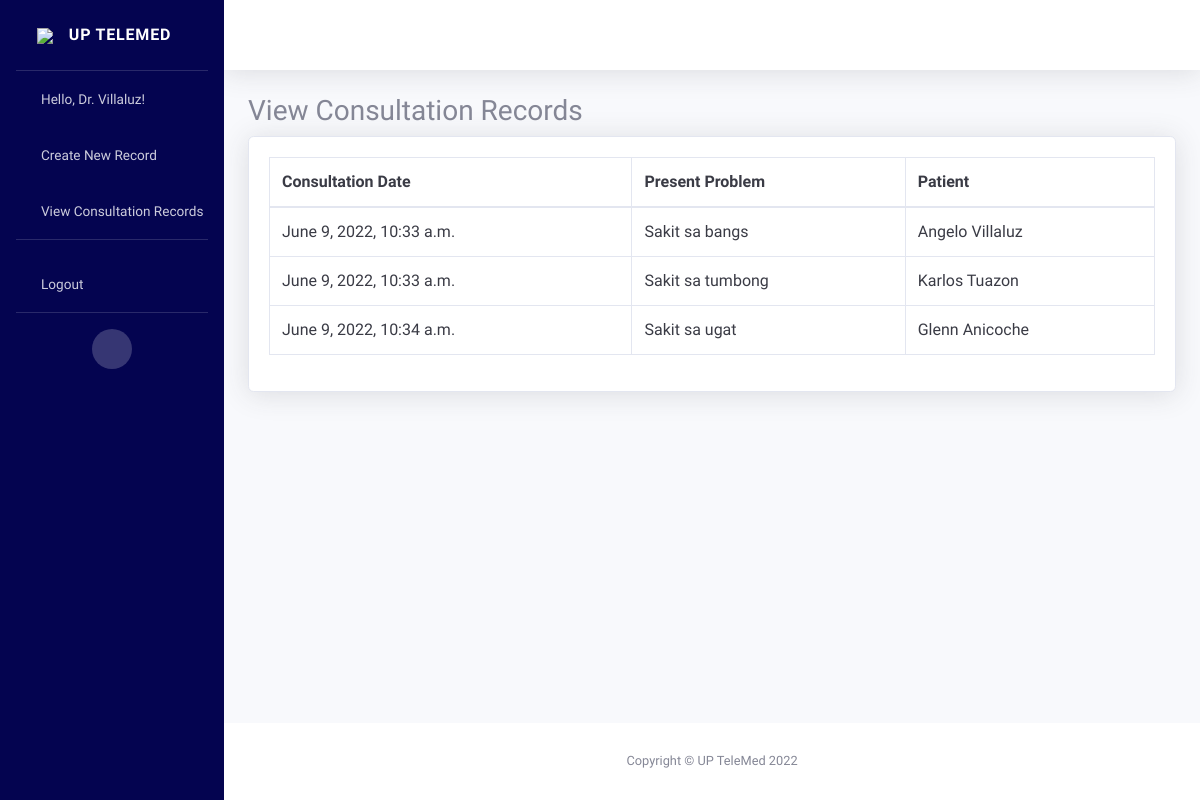
/consultation_record/view-record-doctor (signed in), run on the app's committed database.
### telemedicine/models.py (models this page shows, shortened)
class Doctor(models.Model):
    SEX = (
        ('M', 'Male'),
        ('F', 'Female'),
    )
    user = models.OneToOneField(User, null=True, on_delete=models.CASCADE)
    last_name = models.CharField(max_length=100, null=True)
    first_name = models.CharField(max_length=100, null=True)
    middle_name = models.CharField(max_length=100, null=True, blank=True)
    suffix = models.CharField(max_length=2, null=True, blank=True)
    sex = models.CharField(max_length=1, null=True, choices=SEX)
    birthdate = models.DateField(null=True, blank=True)
    age = models.CharField(max_length=100, null=True, blank=True)
    cell_no = PhoneNumberField(null=True, blank=True)
    specialization = models.CharField(max_length=100, null=True, blank=True)
    hospital_affliations = models.CharField(max_length=500, null=True, blank=True)

class Patient(models.Model):
    SEX = (
        ('M', 'Male'),
        ('F', 'Female'),
    )
    user = models.OneToOneField(User, on_delete=models.CASCADE, null=True, blank=True)
    last_name = models.CharField(max_length=100, null=True)
    first_name = models.CharField(max_length=100, null=True)
    middle_name = models.CharField(max_length=100, null=True, blank=True)
    suffix = models.CharField(max_length=2, null=True, blank=True)
    sex = models.CharField(max_length=1, null=True, choices=SEX)
    birthdate = models.DateField(null=True, blank=True)
    age = models.CharField(max_length=100, null=True, blank=True)
    attending_doctor = models.ForeignKey(Doctor, related_name="docpatient", on_delete=models.CASCADE, null=True, blank=True)
    documents = models.FileField(upload_to='docus/', null=True, blank=True)
    def __str__(self):
        return self.first_name + " " + self.last_name

### consultation_record/models.py (models this page shows, shortened)
class ConsultationRecord(models.Model):
    patient = models.ForeignKey(Patient, on_delete=models.CASCADE, null=True, blank=True)
    doctor = models.ForeignKey(Doctor, on_delete=models.CASCADE, null=True, blank=True)
    consultation_date = models.DateTimeField(null=True, blank=True)
    p_address = models.CharField(max_length=100, null=True, blank=True)
    landline = models.CharField(max_length=100, null=True, blank=True)
    mobile = PhoneNumberField(max_length=100, null=True, blank=True)
    email = models.EmailField(max_length=256, null=True, blank=True)
    curr_med = models.CharField(max_length=100, null=True, blank=True)
    temp = models.CharField(max_length=100, null=True, blank=True)
    allergies = models.CharField(max_length=100, null=True, blank=True)
    pres_prob = models.CharField(max_length=100, null=True, blank=True)
    assessments = models.CharField(max_length=100, null=True, blank=True)
    plan = models.CharField(max_length=100, null=True, blank=True)
    nxt_cons_date = models.DateField(null=True, blank=True)
    link = models.CharField(max_length=100, null=True, blank=True)
    document = models.FileField(upload_to='docus/', null=True, blank=True)
    prescriptions = models.FileField(upload_to='docus/', null=True, blank=True)

### consultation_record/decorators.py (the view)
		def wrapper_func(request, *args, **kwargs):
			group = None
			if request.user.groups.exists():
				group = request.user.groups.all()[0].name
			if group in allowed_roles:
				return view_func(request, *args, **kwargs)
			else:
				return HttpResponse('You are not authorized to view this page')

### consultation_record/templatetags/auth_extras.py (called while the page is built)
@register.filter(name='has_group')
def has_group(user, group_name):
    group = Group.objects.get(name=group_name)
    return True if group in user.groups.all() else False

### consultation_record/views.py (called while the page is built)
@login_required(login_url='login')
@allowed_users(allowed_roles=['Doctor'])
def viewRecordDoctor(request):
    consultations = ConsultationRecord.objects.filter(doctor=request.user.doctor)
    data={
        'consultations':consultations,
    }
    return render(request, 'consultation_record/view-record-doctor.html', data)

### consultation_record/templates/consultation_record/view-record-doctor.html (shortened to what this page needs)
{% extends 'telemedicine/main.html' %}
{% block content %}
{% load auth_extras %}
<h1 class="h3 mb-2">View Consultation Records</h1>
<div class="card shadow mb-4">
    <div class="card-body">
        <div class="table-responsive">
            <table class="table table-hover table-bordered text-gray-900" id="dataTable" width="100%" cellspacing="0">
                <thead>
                    <tr>
                        <th>Consultation Date</th>
                        <th>Present Problem</th>
                        <th>Patient</th>
                    </tr>
                </thead>
                <tbody>
                    {% for consultation in consultations %}
                            <tr onclick="window.location='{% url 'view-record-doctor-info' consultation.id %}'">
                                <td>{{consultation.consultation_date}}</a></td>
                                <td>{{consultation.pres_prob}}</td>
                                <td>{{consultation.patient}}</td>
                            </tr>
                    {% endfor %}
                </tbody>
            </table>
        </div>
    </div>
</div>
{% endblock content %}

### telemedicine/templates/telemedicine/main.html (shortened to what this page needs)
{% load auth_extras %}
{% load static %}
<!DOCTYPE html>
<html lang="en">
<head>
    <link href="{% static 'vendor/fontawesome-free/css/all.min.css' %}" rel="stylesheet" type="text/css">
    <link href="{% static 'css/sb-admin-2.min.css' %}" rel="stylesheet">
    <link href="{% static 'vendor/datatables/dataTables.bootstrap4.min.css' %}" rel="stylesheet">
</head>
<body id="page-top">
    <div id="wrapper">
        <ul class="navbar-nav bg-gradient-primary sidebar sidebar-dark accordion" style="background:rgb(4, 4, 80)" id="accordionSidebar">
            <a class="sidebar-brand d-flex align-items-center justify-content-center" href="{% url 'home' %}">
                <div class="logo-image">
                    <img src="https://i.ibb.co/TL383RY/pexels-pixabay-40568-1.jpg" class="img-fluid">
                </div>
                <div class="sidebar-brand-text mx-3">UP TeleMed</div>
            </a>
            <hr class="sidebar-divider my-0">
            <li class="nav-item">
                {% if not user.is_authenticated %}
                <li class="nav-item {% if request.resolver_match.view_name == 'login' %}active{% endif %}">
                    <a class="nav-link" href="{% url 'login' %}">
                        <i class="fas fa-fw fa-cog"></i>
                        <span>Login</span></a>
                <li class="nav-item {% if request.resolver_match.view_name == 'register' %}active{% endif %}">
                    <a class="nav-link" href="{% url 'register' %}">
                        <i class="fas fa-fw fa-table"></i>
                        <span>Register</span></a>
                </li>
                {% else %}
                    {% if request.user|has_group:"Doctor" %}
                    <li class="nav-item {% if request.resolver_match.view_name == 'register' %}active{% endif %}">
                      <a class="nav-link" href="{% url 'home' %}">
                          <i class="fas fa-fw fa-table"></i>
                          <span>Hello, Dr. {{request.user.doctor.last_name}}!</span></a>
                    </li>
                    <li class="nav-item {% if request.resolver_match.view_name == 'register' %}active{% endif %}">
                      <a class="nav-link" href="{% url 'create-record' %}">
                          <i class="fas fa-fw fa-plus"></i>
                          <span>Create New Record</span></a>
                    </li>
                    <li class="nav-item {% if request.resolver_match.view_name == 'register' %}active{% endif %}">
                        <a class="nav-link" href="{% url 'view-record-doctor' %}">
                            <i class="fas fa-fw fa-address-card"></i>
                            <span>View Consultation Records</span></a>
                    </li>
                    {% endif %}
                {% endif %}
            </li>
            {% if user.is_authenticated %}
            <hr class="sidebar-divider">
            <li class="nav-item">
                <a class="nav-link" href="{% url 'logout' %}">
                    <i class="fas fa-fw fa-sign-out-alt"></i>
                    <span>Logout</span></a>
            </li>
            {% endif %}
            <hr class="sidebar-divider d-none d-md-block">
            <div class="text-center d-none d-md-inline">
                <button class="rounded-circle border-0" id="sidebarToggle"></button>
            </div>
        </ul>
        <div id="content-wrapper" class="d-flex flex-column">
            <div id="content">
                <nav class="navbar navbar-expand navbar-light bg-white topbar mb-4 static-top shadow">
                </nav>
                <div class="container-fluid">
                    {% block content %}
                    {% endblock content %}
                </div>
            </div>
            <footer class="sticky-footer bg-white">
                <div class="container my-auto">
                    <div class="copyright text-center my-auto">
                        <span>Copyright &copy; UP TeleMed 2022</span>
                    </div>
                </div>
            </footer>
        </div>
    </div>
</body>
</html>

### data on the page
ConsultationRecord: consultation_date "June 9, 2022, 10:33 a.m.", pres_prob "Sakit sa bangs", patient "Angelo Villaluz"
ConsultationRecord: consultation_date "June 9, 2022, 10:33 a.m.", pres_prob "Sakit sa tumbong", patient "Karlos Tuazon"
ConsultationRecord: consultation_date "June 9, 2022, 10:34 a.m.", pres_prob "Sakit sa ugat", patient "Glenn Anicoche"

### other printed values
{{ request.user.doctor.last_name }} "Villaluz"
